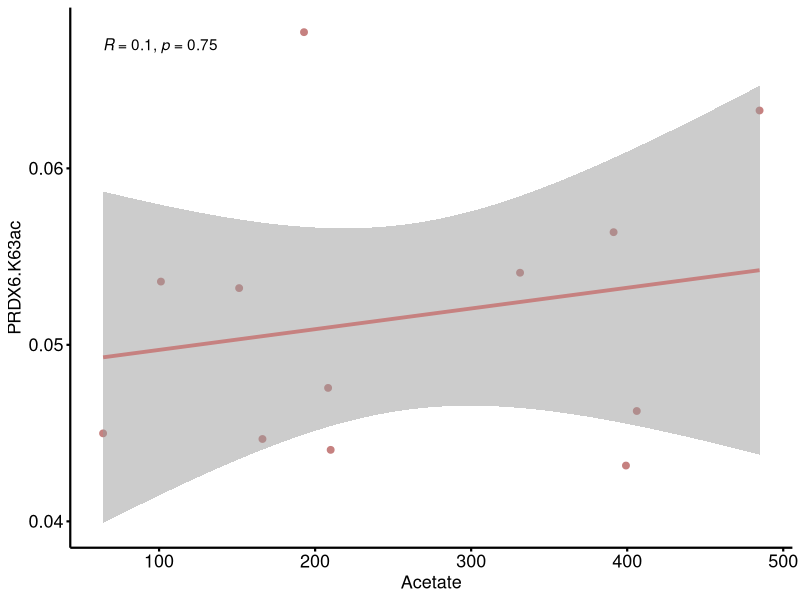
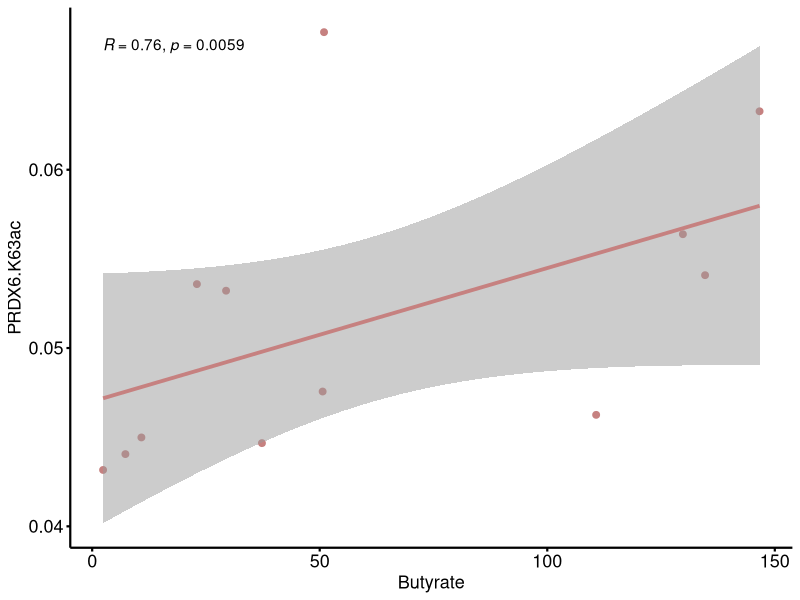
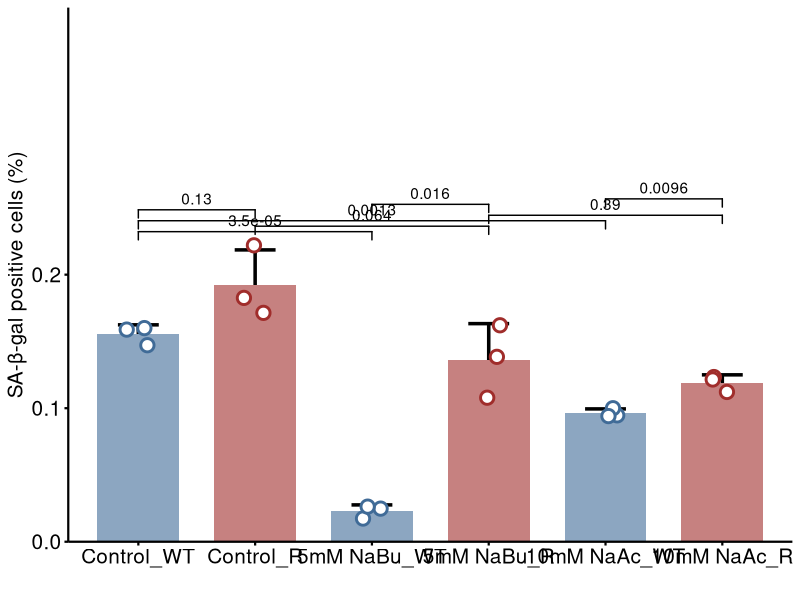
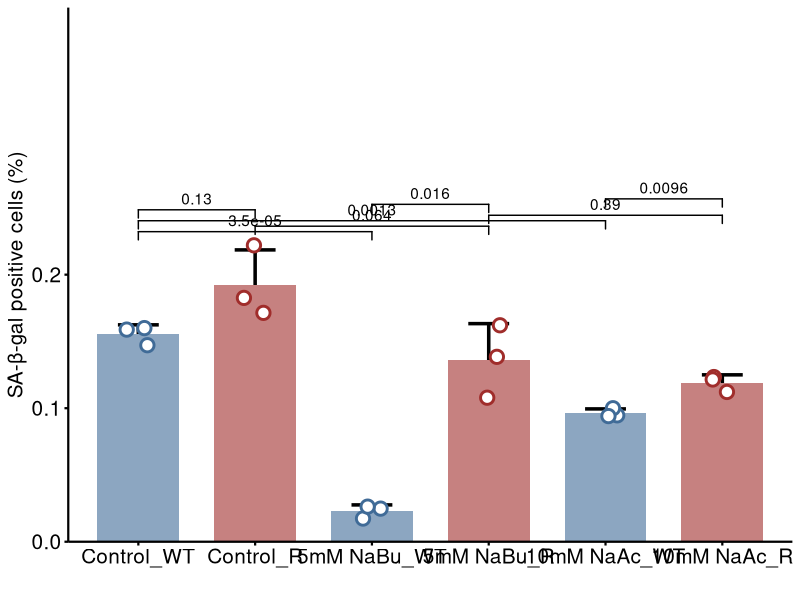

Write R code to recreate these figures, in order.
library(reshape2);library(ggplot2);library(dbplyr);library(dplyr);library(ggsignif);library(ggrepel);library(ggpubr)
setwd("C:/Users/11915/Desktop/PRDX6-laste/Code/Figure5/")

#################Figure 5C####################
setwd("Fig 5c/")
data<-read.csv("meta.csv")
ggplot(data,aes(x=Acetate,y = PRDX6.K63ac))+
  geom_point(size=2,color="#C68180") +
  geom_smooth(method="lm",size=1.3, se =T,color="#C68180",alpha=0.5)+
  stat_cor(method = "spearman")+
  labs(x="Acetate",y="PRDX6.K63ac")+
  theme(strip.background.x = element_rect(color="white", fill="white"),
        strip.text.x=element_text(size = 13, color = "white"),
        axis.line=element_line(color="black",size = 0.75),
        axis.ticks=element_line(color="black",size = 0.75),
        panel.background = element_rect(fill = "white"),
        panel.grid=element_blank(),
        legend.text = element_text(size = 13, color = "black"),
        axis.text.y= element_text(size = 13, color = "black",  vjust = 0.5, hjust = 1),
        axis.text.x= element_text(size = 13, color = "black",   hjust =0.5),
        title=element_text(size = 13,  color = "black",  vjust = 0.5, hjust = 0.5))
ggplot(data,aes(x=Butyrate,y = PRDX6.K63ac))+
  geom_point(size=2,color="#C68180") +
  geom_smooth(method="lm",size=1.3, se =T,color="#C68180",alpha=0.5)+
  stat_cor(method = "spearman")+
  labs(x="Butyrate",y="PRDX6.K63ac")+
  theme(strip.background.x = element_rect(color="white", fill="white"),
        strip.text.x=element_text(size = 13, color = "white"),
        axis.line=element_line(color="black",size = 0.75),
        axis.ticks=element_line(color="black",size = 0.75),
        panel.background = element_rect(fill = "white"),
        panel.grid=element_blank(),
        legend.text = element_text(size = 13, color = "black"),
        axis.text.y= element_text(size = 13, color = "black",  vjust = 0.5, hjust = 1),
        axis.text.x= element_text(size = 13, color = "black",   hjust =0.5),
        title=element_text(size = 13,  color = "black",  vjust = 0.5, hjust = 0.5))



#################Figure 5D####################
setwd("Fig 5d/")
data<-read.csv("all.csv")
data %>%  
  group_by(Group) %>% 
  summarise(mean_value=mean(Value),sd_value=sd(Value)) -> df1
df1 %>% 
  group_by(Group) %>% 
  mutate(new_col=cumsum(mean_value))-> df2

table(data$Group)
ggplot(data=df2,aes(x=Group,y=mean_value,fill=Group))+
  geom_errorbar(aes(ymin=new_col-sd_value,ymax=new_col+sd_value,x=Group),position =position_dodge(0.7),stat="identity",width=0.35,size=1.2)+
  geom_bar(aes(y=mean_value,fill=Group),position = "dodge",stat="identity",width = 0.7)+
  geom_jitter(data=data,aes(x=Group,y=Value,colors=Group,color=Group),shape=21,stroke =1.5,size=3.5,position = position_jitterdodge(0.2),fill="white")+
  scale_fill_manual(values = c("Control_WT"="#8CA6C1","5mM NaBu_WT"="#8CA6C1","Control_R"="#C68180","5mM NaBu_R"="#C68180","10mM NaAc_WT"="#8CA6C1","10mM NaAc_R"="#C68180"),guide=FALSE)+
  scale_color_manual(values = c("Control_WT"="#406B97","5mM NaBu_WT"="#406B97","Control_R"="#A02D2B","5mM NaBu_R"="#A02D2B","10mM NaAc_WT"="#406B97","10mM NaAc_R"="#A02D2B"),guide=FALSE)+
  scale_x_discrete(limit=c("Control_WT","Control_R","5mM NaBu_WT","5mM NaBu_R","10mM NaAc_WT","10mM NaAc_R"))+
  geom_signif(data=data,aes(x=Group,y=Value),comparisons =  list(c('Control_WT','5mM NaBu_WT'),c('5mM NaBu_R', "Control_R"),
                                                                 c('Control_WT','10mM NaAc_WT'),c('5mM NaBu_R', "10mM NaAc_R"),
                                                                 c('Control_WT','Control_R'),c('5mM NaBu_R', "5mM NaBu_WT"),c('10mM NaAc_WT', "10mM NaAc_R")
  ),test = "t.test",step_increase = 0.02,map_signif_level =F,color="black")+
  scale_y_continuous(limits = c(0,0.4),breaks=seq(0,0.2,0.1),expand = c(0,0))+
  labs(x="",y="SA-β-gal positive cells (%)")+
  theme(axis.line=element_line(linetype=1,color="black",size=0.75),
        axis.ticks=element_line(color="black",size=0.75,lineend = 1),
        panel.background = element_rect(fill = "white"),
        panel.grid=element_blank(),
        axis.text= element_text(size = 15, color = "black",  vjust = 0.5, hjust = 0.5),
        title=element_text(size = 15,  color = "black",  vjust = 0.5, hjust = 0.5))
ggsave("all.pdf", width =6, height =4)
